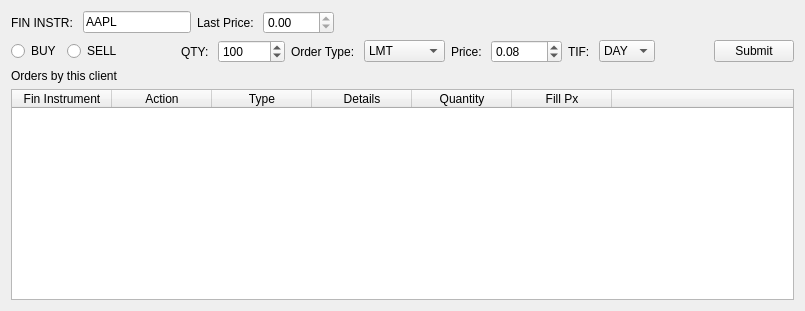
<?xml version="1.0" encoding="UTF-8"?>
<ui version="4.0">
 <class>OrderEntry</class>
 <widget class="QWidget" name="OrderEntry">
  <property name="geometry">
   <rect>
    <x>0</x>
    <y>0</y>
    <width>805</width>
    <height>311</height>
   </rect>
  </property>
  <property name="windowTitle">
   <string>OrderEntry</string>
  </property>
  <layout class="QVBoxLayout" name="verticalLayout">
   <item>
    <layout class="QHBoxLayout" name="horizontalLayout">
     <item>
      <widget class="QLabel" name="labForFinInstr">
       <property name="text">
        <string>FIN INSTR: </string>
       </property>
      </widget>
     </item>
     <item>
      <widget class="QLineEdit" name="edtFinInstr">
       <property name="sizePolicy">
        <sizepolicy hsizetype="Maximum" vsizetype="Fixed">
         <horstretch>0</horstretch>
         <verstretch>0</verstretch>
        </sizepolicy>
       </property>
       <property name="text">
        <string>AAPL</string>
       </property>
      </widget>
     </item>
     <item>
      <widget class="QLabel" name="labForLastPrice">
       <property name="text">
        <string>Last Price: </string>
       </property>
      </widget>
     </item>
     <item>
      <widget class="QDoubleSpinBox" name="spnLastPrice">
       <property name="readOnly">
        <bool>true</bool>
       </property>
       <property name="maximum">
        <double>9999.989999999999782</double>
       </property>
       <property name="singleStep">
        <double>0.010000000000000</double>
       </property>
      </widget>
     </item>
     <item>
      <spacer name="horizontalSpacer">
       <property name="orientation">
        <enum>Qt::Horizontal</enum>
       </property>
       <property name="sizeHint" stdset="0">
        <size>
         <width>40</width>
         <height>20</height>
        </size>
       </property>
      </spacer>
     </item>
    </layout>
   </item>
   <item>
    <layout class="QHBoxLayout" name="horizontalLayout_2">
     <item>
      <widget class="QRadioButton" name="radBuy">
       <property name="text">
        <string>BUY</string>
       </property>
      </widget>
     </item>
     <item>
      <widget class="QRadioButton" name="radSell">
       <property name="text">
        <string>SELL</string>
       </property>
      </widget>
     </item>
     <item>
      <spacer name="horizontalSpacer_2">
       <property name="orientation">
        <enum>Qt::Horizontal</enum>
       </property>
       <property name="sizeHint" stdset="0">
        <size>
         <width>40</width>
         <height>20</height>
        </size>
       </property>
      </spacer>
     </item>
     <item>
      <widget class="QLabel" name="labForQty">
       <property name="text">
        <string>QTY: </string>
       </property>
      </widget>
     </item>
     <item>
      <widget class="QSpinBox" name="spnQty">
       <property name="maximum">
        <number>999999999</number>
       </property>
       <property name="value">
        <number>100</number>
       </property>
      </widget>
     </item>
     <item>
      <widget class="QLabel" name="labForOrderType">
       <property name="text">
        <string>Order Type: </string>
       </property>
      </widget>
     </item>
     <item>
      <widget class="QComboBox" name="cmbOrderType">
       <item>
        <property name="text">
         <string>LMT</string>
        </property>
       </item>
       <item>
        <property name="text">
         <string>MKT</string>
        </property>
       </item>
       <item>
        <property name="text">
         <string>STP</string>
        </property>
       </item>
       <item>
        <property name="text">
         <string>STP LMT</string>
        </property>
       </item>
       <item>
        <property name="text">
         <string>LOC</string>
        </property>
       </item>
       <item>
        <property name="text">
         <string>MOC</string>
        </property>
       </item>
      </widget>
     </item>
     <item>
      <widget class="QLabel" name="labForPrice">
       <property name="text">
        <string>Price: </string>
       </property>
      </widget>
     </item>
     <item>
      <widget class="QDoubleSpinBox" name="spnPrice">
       <property name="maximum">
        <double>9999.000000000000000</double>
       </property>
       <property name="singleStep">
        <double>0.010000000000000</double>
       </property>
       <property name="value">
        <double>0.080000000000000</double>
       </property>
      </widget>
     </item>
     <item>
      <widget class="QLabel" name="labForTimeIF">
       <property name="text">
        <string>TIF: </string>
       </property>
      </widget>
     </item>
     <item>
      <widget class="QComboBox" name="cmbTimeIF">
       <item>
        <property name="text">
         <string>DAY</string>
        </property>
       </item>
       <item>
        <property name="text">
         <string>GTC</string>
        </property>
       </item>
       <item>
        <property name="text">
         <string>OPG</string>
        </property>
       </item>
       <item>
        <property name="text">
         <string>IOC</string>
        </property>
       </item>
       <item>
        <property name="text">
         <string>GTD</string>
        </property>
       </item>
       <item>
        <property name="text">
         <string>DTC</string>
        </property>
       </item>
      </widget>
     </item>
     <item>
      <spacer name="horizontalSpacer_3">
       <property name="orientation">
        <enum>Qt::Horizontal</enum>
       </property>
       <property name="sizeHint" stdset="0">
        <size>
         <width>40</width>
         <height>20</height>
        </size>
       </property>
      </spacer>
     </item>
     <item>
      <widget class="QPushButton" name="btnSubmit">
       <property name="text">
        <string>Submit</string>
       </property>
      </widget>
     </item>
    </layout>
   </item>
   <item>
    <widget class="QLabel" name="label">
     <property name="text">
      <string>Orders by this client</string>
     </property>
    </widget>
   </item>
   <item>
    <widget class="QTableWidget" name="tblOrders">
     <property name="editTriggers">
      <set>QAbstractItemView::NoEditTriggers</set>
     </property>
     <property name="alternatingRowColors">
      <bool>true</bool>
     </property>
     <property name="selectionMode">
      <enum>QAbstractItemView::SingleSelection</enum>
     </property>
     <property name="selectionBehavior">
      <enum>QAbstractItemView::SelectRows</enum>
     </property>
     <property name="showGrid">
      <bool>false</bool>
     </property>
     <property name="wordWrap">
      <bool>false</bool>
     </property>
     <property name="cornerButtonEnabled">
      <bool>false</bool>
     </property>
     <attribute name="horizontalHeaderStretchLastSection">
      <bool>true</bool>
     </attribute>
     <attribute name="verticalHeaderVisible">
      <bool>false</bool>
     </attribute>
     <column>
      <property name="text">
       <string>Fin Instrument</string>
      </property>
     </column>
     <column>
      <property name="text">
       <string>Action</string>
      </property>
     </column>
     <column>
      <property name="text">
       <string>Type</string>
      </property>
     </column>
     <column>
      <property name="text">
       <string>Details</string>
      </property>
     </column>
     <column>
      <property name="text">
       <string>Quantity</string>
      </property>
     </column>
     <column>
      <property name="text">
       <string>Fill Px</string>
      </property>
     </column>
     <column>
      <property name="text">
       <string/>
      </property>
     </column>
    </widget>
   </item>
  </layout>
 </widget>
 <resources/>
 <connections/>
</ui>
